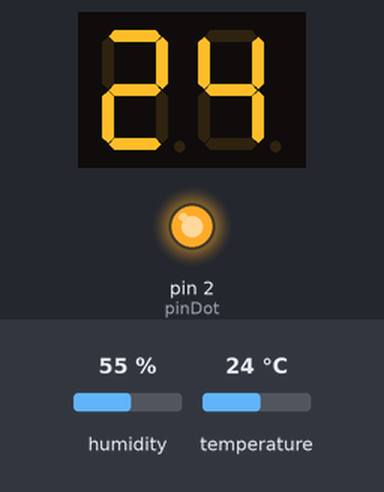
Simulated run of this sketch. Board: Arduino Uno, built with avr-gcc and run on an emulated ATmega328P. Shown: 2-digit seven-segment display, output pins drawn as LEDs (lit = HIGH). Wiring (inferred from the names in the program): BCD to 7-segment decoder: data pin 3, pin 4, pin 5, pin 6; 2-digit 7-segment display, segments lit when HIGH: segments Q0, Q1, Q2, Q3, Q4, Q5, Q6; digit selects pin 10, pin 9. The test bench sets the inputs (shaded band); at power-on: humidity 55 %, temperature 24 °C. The segment pins are drawn as the display they are named for; pins used as bus, display or sensor lines are not drawn.

Above: at 3.2 s.
3.3 s: humidity set to 22 %
At 8.6 s:
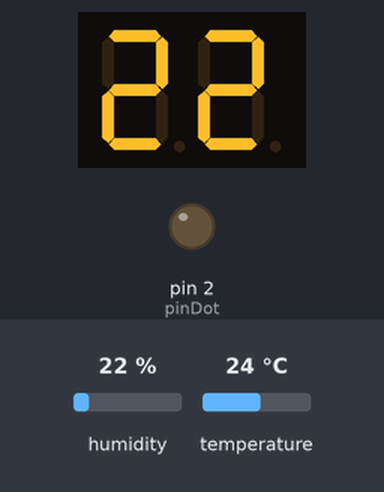
9.6 s: temperature set to 12 °C
At 11.2 s:
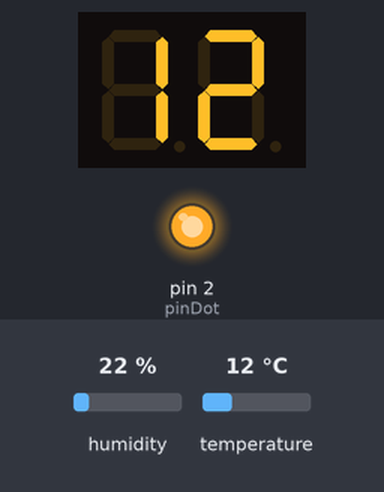
14.4 s: humidity set to 40 %
At 21.0 s:
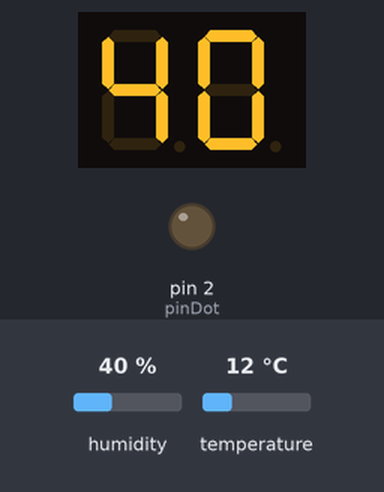
23.5 s: temperature set to 19 °C
At 27.3 s:
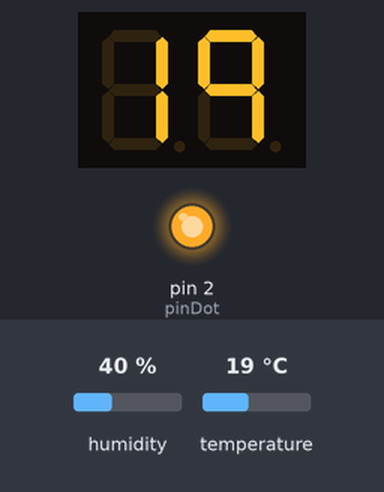
Timing chart, 0 to 29.3 s (numbered marks = the images above; inputs shaded):
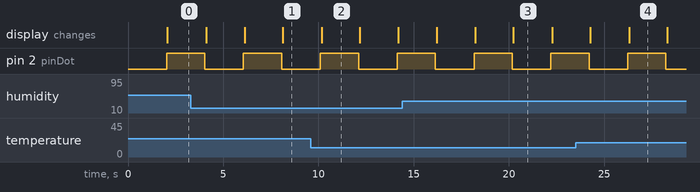

The sketch:

SensorTempHumi_DHT11_2x7seg_CD4511BE.ino
```cpp
#include "DHT.h"
#define DHT_PIN 8
#define DHT_TYPE DHT11

DHT dht11(DHT_PIN, DHT_TYPE);

// Definir um vetor para as portas digitais 3, 4, 5 e 6
int vetorPortas[10][4] = {
  {0, 0, 0, 0}, // Representa o número 0
  {0, 0, 0, 1}, // Representa o número 1
  {0, 0, 1, 0}, // Representa o número 2
  {0, 0, 1, 1}, // Representa o número 3
  {0, 1, 0, 0}, // Representa o número 4
  {0, 1, 0, 1}, // Representa o número 5
  {0, 1, 1, 0}, // Representa o número 6
  {0, 1, 1, 1}, // Representa o número 7
  {1, 0, 0, 0}, // Representa o número 8
  {1, 0, 0, 1}  // Representa o número 9
};

// Definir os pinos de controle
const int pinDot = 2;
const int pinA = 3;
const int pinB = 4;
const int pinC = 5;
const int pinD = 6;
const int pinUnidade = 9;// Pino que controla a unidade
const int pinDezena = 10; // Pino que controla a dezena

// Função para enviar um número para o CD4511
void enviarNumeroCD4511(int numero) {
  // Enviar os bits correspondentes ao número para os pinos A, B, C e D
  digitalWrite(pinA, vetorPortas[numero][3]);
  digitalWrite(pinB, vetorPortas[numero][2]);
  digitalWrite(pinC, vetorPortas[numero][1]);
  digitalWrite(pinD, vetorPortas[numero][0]);
}

void setup() {
  Serial.begin(9600);
  pinMode(pinDot, OUTPUT);
  pinMode(pinA, OUTPUT);
  pinMode(pinB, OUTPUT);
  pinMode(pinC, OUTPUT);
  pinMode(pinD, OUTPUT);
  pinMode(pinUnidade, OUTPUT);
  pinMode(pinDezena, OUTPUT);
  delay(2000);
  dht11.begin();
}

void loop() {

  int j = 0;

  // Ler humidade
  int humi  = dht11.readHumidity();
  if (humi >= 100){ humi = 99; }
  // Ler temperatura
  int temperature_C = dht11.readTemperature();
  if (temperature_C < 0){ temperature_C = 0; }

  // check if any reads failed
  /*if (isnan(humi) || isnan(temperature_C)) {
    Serial.println("Failed to read from DHT sensor!");
  } else {
    Serial.print("Humidity: ");
    Serial.print(humi);
    Serial.print("%");

    Serial.print("  |  ");

    Serial.print("Temperature: ");
    Serial.print(temperature_C);
    Serial.print("°C ~ ");
    Serial.println();
  }*/

  while (j < 100){

    digitalWrite(pinDot, HIGH);

    int dezenas = temperature_C / 10;
    int unidades = temperature_C % 10;

    digitalWrite(pinUnidade, HIGH);
    digitalWrite(pinDezena, LOW);
    enviarNumeroCD4511(unidades);
    delay(10);

    digitalWrite(pinUnidade, LOW);
    digitalWrite(pinDezena, HIGH);
    enviarNumeroCD4511(dezenas);
    delay(10);
    j++;
  }

  while (j < 200){

    digitalWrite(pinDot, LOW);

    int dezenas = humi / 10;
    int unidades = humi % 10;

    digitalWrite(pinUnidade, HIGH);
    digitalWrite(pinDezena, LOW);
    enviarNumeroCD4511(unidades);
    delay(10);

    digitalWrite(pinUnidade, LOW);
    digitalWrite(pinDezena, HIGH);
    enviarNumeroCD4511(dezenas);
    delay(10);
    j++;
  }
}
```

Measured:
- after the input at 3.3 s, the display: first differs from a run without the input after 4.8 s (image 1)
- after the input at 9.6 s, the display: changes after 0.58 s (image 2)
- after the input at 14.4 s, the display: first differs from a run without the input after 5.8 s (image 3)
- after the input at 23.5 s, the display: first differs from a run without the input after 2.8 s (image 4)
- by itself, pin 2 (pinDot): alternates HIGH for 2.0 s and LOW for 2.0 s
- what the display in image 2 shows lasts 2.0 s, from 10.2 s to 12.2 s
